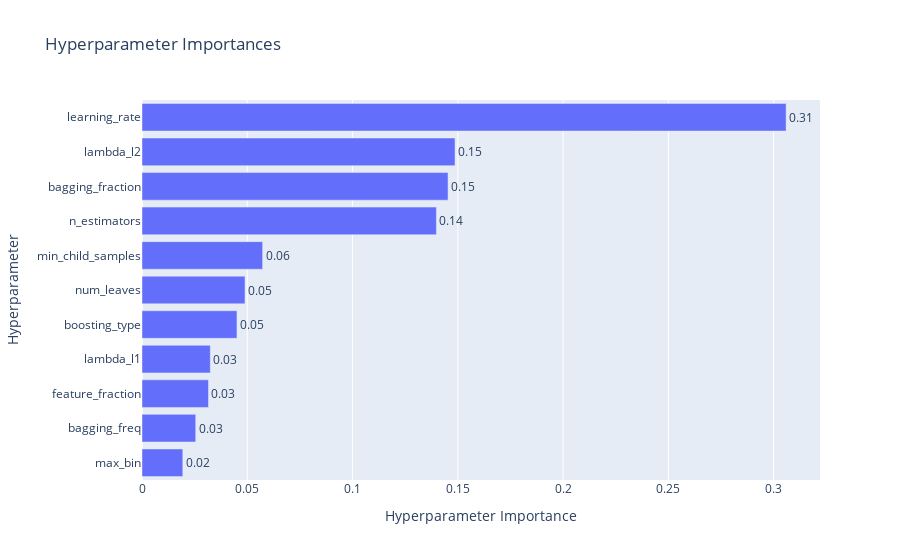

The cell this chart's notebook holds for it:
### Code cell
fig = optuna.visualization.plot_param_importances(study)
fig.write_image(file=os.path.join(MODEL_DIR, "try1_hyperparam_importance.png"), format="png", scale=6)
fig.show()

### Figure 1 — Plotly figure (JSON) as saved in the notebook; plotly's stock layout.template omitted (floating-point values rounded to 4 significant figures)
{"data": [{"cliponaxis": false, "hovertemplate": ["max_bin (IntDistribution): 0.01937272251597659<extra></extra>", "bagging_freq (IntDistribution): 0.0255204165345012<extra></extra>", "feature_fraction (FloatDistribution): 0.03157223529075308<extra></extra>", "lambda_l1 (FloatDistribution): 0.032439370646282446<extra></extra>", "boosting_type (CategoricalDistribution): 0.04510893986825228<extra></extra>", "num_leaves (IntDistribution): 0.048922301650845545<extra></extra>", "min_child_samples (IntDistribution): 0.05729101457397826<extra></extra>", "n_estimators (IntDistribution): 0.13982520837613427<extra></extra>", "bagging_fraction (FloatDistribution): 0.14535587155813554<extra></extra>", "lambda_l2 (FloatDistribution): 0.14867856994027864<extra></extra>", "learning_rate (FloatDistribution): 0.3059133490448624<extra></extra>"], "name": "Objective Value", "orientation": "h", "text": ["0.02", "0.03", "0.03", "0.03", "0.05", "0.05", "0.06", "0.14", "0.15", "0.15", "0.31"], "textposition": "outside", "type": "bar", "x": [0.01937, 0.02552, 0.03157, 0.03244, 0.04511, 0.04892, 0.05729, 0.1398, 0.1454, 0.1487, 0.3059], "y": ["max_bin", "bagging_freq", "feature_fraction", "lambda_l1", "boosting_type", "num_leaves", "min_child_samples", "n_estimators", "bagging_fraction", "lambda_l2", "learning_rate"]}], "layout": {"title": {"text": "Hyperparameter Importances"}, "xaxis": {"title": {"text": "Hyperparameter Importance"}}, "yaxis": {"title": {"text": "Hyperparameter"}}}}
